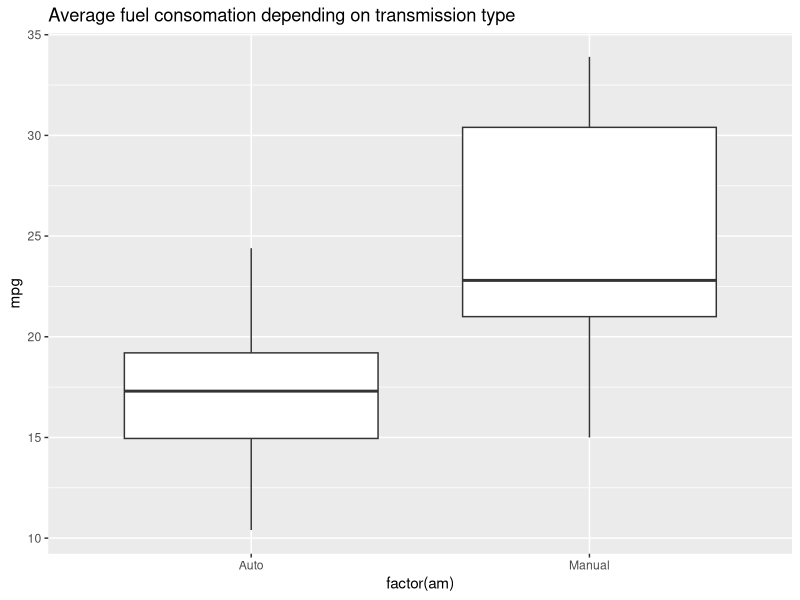

Reproduce this figure in R.
## ---- chunk 1
knitr::opts_chunk$set(echo = TRUE)
library(ggplot2)

## ---- chunk 2
library(datasets)
data("mtcars")
head(mtcars)

ggplot(mtcars,aes(x=factor(am),y=mpg)) + 
  geom_boxplot() +
  ggtitle("Average fuel consomation depending on transmission type") +
  scale_x_discrete(labels=c("1"="Manual","0"="Auto"))
## ---- chunk 3
fit <- lm(mpg~am, data=mtcars)
summary(fit)
